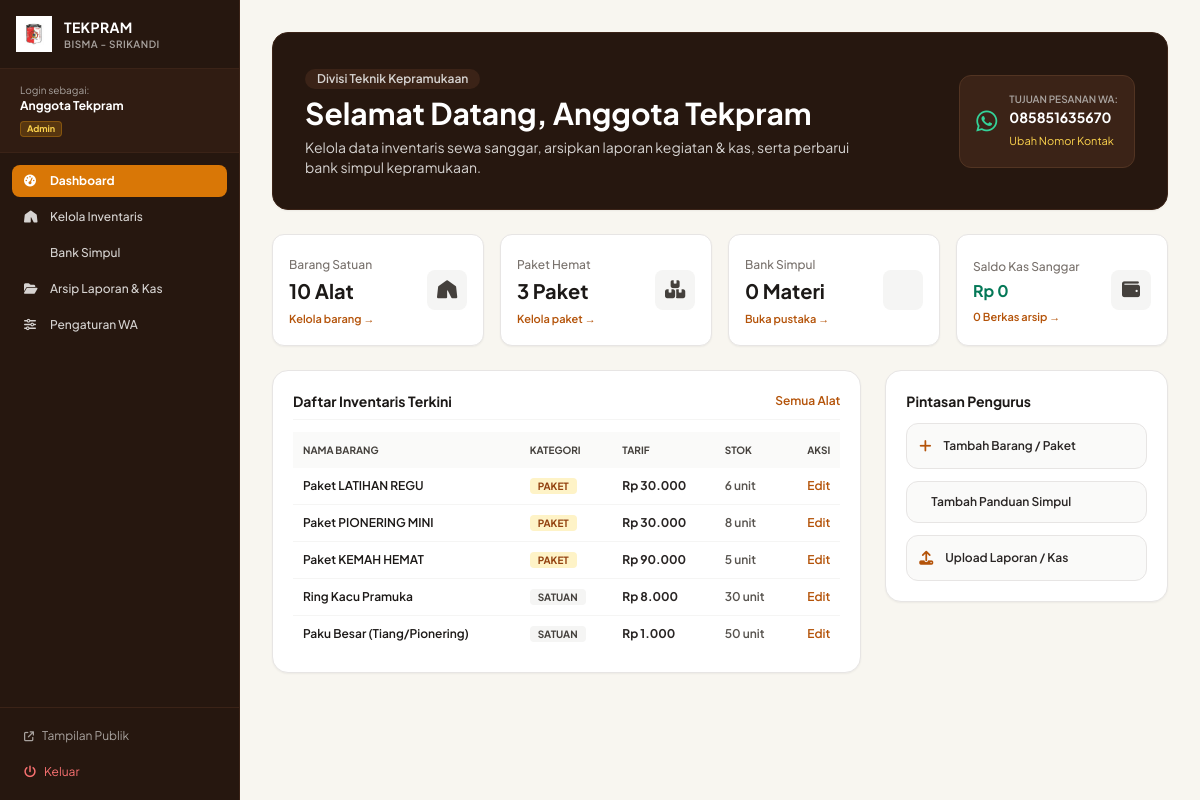
Page /admin/dashboard.php (signed in) on the committed database.
### tables this page shows
CREATE TABLE IF NOT EXISTS `settings` (
    `id` INT AUTO_INCREMENT PRIMARY KEY,
    `setting_key` VARCHAR(50) NOT NULL UNIQUE,
    `setting_value` TEXT NOT NULL
);

CREATE TABLE IF NOT EXISTS `inventory` (
    `id` INT AUTO_INCREMENT PRIMARY KEY,
    `nama_barang` VARCHAR(150) NOT NULL,
    `kategori` VARCHAR(20) NOT NULL,
    `jenis` VARCHAR(50) DEFAULT 'umum',
    `harga` INT NOT NULL,
    `satuan_durasi` VARCHAR(50) DEFAULT 'perhari',
    `durasi_hari` INT DEFAULT 1,
    `deskripsi` TEXT,
    `rincian_paket` TEXT NULL,
    `foto` VARCHAR(255) NULL,
    `stok` INT DEFAULT 10,
    `is_active` INT DEFAULT 1,
    `created_at` TIMESTAMP DEFAULT CURRENT_TIMESTAMP
);

### config/database.php (called while the page is built, shortened)
<?php
function get_setting($pdo, $key, $default = '') {
    $stmt = $pdo->prepare("SELECT setting_value FROM settings WHERE setting_key = ? LIMIT 1");
    $stmt->execute([$key]);
    $row = $stmt->fetch();
    return $row ? $row['setting_value'] : $default;
}
function format_rupiah($angka) {
    return 'Rp ' . number_format($angka, 0, ',', '.');
}

### admin/dashboard.php (the view, shortened to what this page needs)
<?php
require_once __DIR__ . '/admin_header.php';
$countInv = $pdo->query("SELECT COUNT(*) as cnt FROM inventory WHERE kategori = 'satuan'")->fetch()['cnt'];
$countPaket = $pdo->query("SELECT COUNT(*) as cnt FROM inventory WHERE kategori = 'paket'")->fetch()['cnt'];
$countTut = $pdo->query("SELECT COUNT(*) as cnt FROM tutorials")->fetch()['cnt'];
$countArc = $pdo->query("SELECT COUNT(*) as cnt FROM archives")->fetch()['cnt'];
$totalKas = $pdo->query("SELECT SUM(nominal_kas) as total FROM archives WHERE kategori = 'keuangan'")->fetch()['total'] ?? 0;
$wa_admin = get_setting($pdo, 'whatsapp_number', '085851635670');
$stmtLatestInv = $pdo->query("SELECT * FROM inventory ORDER BY id DESC LIMIT 5");
$latest_inv = $stmtLatestInv->fetchAll();
?>
<div class="space-y-6">
    <div class="bg-scout-900 rounded-2xl p-6 sm:p-8 text-white shadow-sm flex flex-col md:flex-row md:items-center justify-between gap-6 border border-scout-800">
        <div class="space-y-1.5">
            <span class="inline-flex items-center gap-1.5 px-3 py-0.5 rounded-full bg-scout-800 text-stone-300 text-xs font-semibold">
                Divisi Teknik Kepramukaan
            </span>
            <h1 class="font-bold text-2xl sm:text-3xl text-white">
                Selamat Datang, Anggota Tekpram
            </h1>
            <p class="text-xs sm:text-sm text-stone-300 max-w-xl leading-relaxed">
                Kelola data inventaris sewa sanggar, arsipkan laporan kegiatan & kas, serta perbarui bank simpul kepramukaan.
            </p>
        </div>
        <div class="bg-scout-800 p-4 rounded-xl border border-scout-700 flex items-center gap-3">
            <i class="fa-brands fa-whatsapp text-emerald-400 text-2xl"></i>
            <div>
                <div class="text-[10px] text-stone-400 uppercase font-semibold">Tujuan Pesanan WA:</div>
                <div class="font-bold text-white text-sm"><?= htmlspecialchars($wa_admin) ?></div>
                <a href="pengaturan.php" class="text-[11px] text-amber-300 hover:underline">Ubah Nomor Kontak</a>
            </div>
        </div>
    </div>
    <div class="grid grid-cols-1 sm:grid-cols-2 lg:grid-cols-4 gap-4">
        <div class="bg-white rounded-xl p-4 border border-stone-200 shadow-sm flex items-center justify-between">
            <div>
                <span class="text-xs text-stone-500 font-medium">Barang Satuan</span>
                <div class="font-bold text-xl text-stone-900 mt-0.5"><?= $countInv ?> Alat</div>
                <a href="inventaris.php" class="text-[11px] text-amber-700 font-semibold hover:underline">Kelola barang &rarr;</a>
            </div>
            <div class="w-10 h-10 rounded-lg bg-stone-100 text-stone-700 flex items-center justify-center text-lg">
                <i class="fa-solid fa-tent"></i>
            </div>
        </div>
        <div class="bg-white rounded-xl p-4 border border-stone-200 shadow-sm flex items-center justify-between">
            <div>
                <span class="text-xs text-stone-500 font-medium">Paket Hemat</span>
                <div class="font-bold text-xl text-stone-900 mt-0.5"><?= $countPaket ?> Paket</div>
                <a href="inventaris.php#paket" class="text-[11px] text-amber-700 font-semibold hover:underline">Kelola paket &rarr;</a>
            </div>
            <div class="w-10 h-10 rounded-lg bg-stone-100 text-stone-700 flex items-center justify-center text-lg">
                <i class="fa-solid fa-boxes-stacked"></i>
            </div>
        </div>
        <div class="bg-white rounded-xl p-4 border border-stone-200 shadow-sm flex items-center justify-between">
            <div>
                <span class="text-xs text-stone-500 font-medium">Bank Simpul</span>
                <div class="font-bold text-xl text-stone-900 mt-0.5"><?= $countTut ?> Materi</div>
                <a href="materi.php" class="text-[11px] text-amber-700 font-semibold hover:underline">Buka pustaka &rarr;</a>
            </div>
            <div class="w-10 h-10 rounded-lg bg-stone-100 text-stone-700 flex items-center justify-center text-lg">
            </div>
        </div>
        <div class="bg-white rounded-xl p-4 border border-stone-200 shadow-sm flex items-center justify-between">
            <div>
                <span class="text-xs text-stone-500 font-medium">Saldo Kas Sanggar</span>
                <div class="font-bold text-base text-emerald-700 mt-0.5"><?= format_rupiah($totalKas) ?></div>
                <a href="arsip.php" class="text-[11px] text-amber-700 font-semibold hover:underline"><?= $countArc ?> Berkas arsip &rarr;</a>
            </div>
            <div class="w-10 h-10 rounded-lg bg-stone-100 text-stone-700 flex items-center justify-center text-lg">
                <i class="fa-solid fa-wallet"></i>
            </div>
        </div>
    </div>
    <div class="grid grid-cols-1 lg:grid-cols-12 gap-6">
        <div class="lg:col-span-8 bg-white rounded-2xl border border-stone-200 shadow-sm p-5">
            <div class="flex items-center justify-between mb-3 border-b border-stone-100 pb-2">
                <h3 class="font-bold text-sm text-stone-900">Daftar Inventaris Terkini</h3>
                <a href="inventaris.php" class="text-xs font-semibold text-amber-700 hover:underline">Semua Alat</a>
            </div>
            <div class="overflow-x-auto">
                <table class="w-full text-left text-xs text-stone-600">
                    <thead class="bg-stone-50 text-stone-700 font-semibold uppercase text-[10px]">
                        <tr>
                            <th class="p-2.5">Nama Barang</th>
                            <th class="p-2.5">Kategori</th>
                            <th class="p-2.5">Tarif</th>
                            <th class="p-2.5">Stok</th>
                            <th class="p-2.5 text-right">Aksi</th>
                        </tr>
                    </thead>
                    <tbody class="divide-y divide-stone-100">
                        <?php foreach ($latest_inv as $item): ?>
                            <tr class="hover:bg-stone-50 transition">
                                <td class="p-2.5 font-semibold text-stone-900">
                                    <?= htmlspecialchars($item['nama_barang']) ?>
                                </td>
                                <td class="p-2.5">
                                    <span class="px-2 py-0.5 rounded text-[10px] font-bold uppercase <?= $item['kategori'] === 'paket' ? 'bg-amber-100 text-amber-800' : 'bg-stone-100 text-stone-700' ?>">
                                        <?= htmlspecialchars($item['kategori']) ?>
                                    </span>
                                </td>
                                <td class="p-2.5 font-bold text-stone-800">
                                    <?= format_rupiah($item['harga']) ?>
                                </td>
                                <td class="p-2.5 font-semibold"><?= $item['stok'] ?> unit</td>
                                <td class="p-2.5 text-right">
                                    <a href="inventaris.php?edit=<?= $item['id'] ?>" class="text-amber-700 font-semibold hover:underline">Edit</a>
                                </td>
                            </tr>
                        <?php endforeach; ?>
                    </tbody>
                </table>
            </div>
        </div>
        <div class="lg:col-span-4 space-y-3">
            <div class="bg-white rounded-2xl border border-stone-200 shadow-sm p-5 space-y-3">
                <h3 class="font-bold text-sm text-stone-900 mb-2">Pintasan Pengurus</h3>
                <a href="inventaris.php#form-tambah" class="flex items-center gap-3 p-3 rounded-xl bg-stone-50 hover:bg-stone-100 border border-stone-200 text-stone-800 transition">
                    <i class="fa-solid fa-plus text-amber-700 text-sm"></i>
                    <span class="text-xs font-semibold">Tambah Barang / Paket</span>
                </a>
                <a href="materi.php#form-tambah" class="flex items-center gap-3 p-3 rounded-xl bg-stone-50 hover:bg-stone-100 border border-stone-200 text-stone-800 transition">
                    <span class="text-xs font-semibold">Tambah Panduan Simpul</span>
                </a>
                <a href="arsip.php#form-upload" class="flex items-center gap-3 p-3 rounded-xl bg-stone-50 hover:bg-stone-100 border border-stone-200 text-stone-800 transition">
                    <i class="fa-solid fa-upload text-amber-700 text-sm"></i>
                    <span class="text-xs font-semibold">Upload Laporan / Kas</span>
                </a>
            </div>
        </div>
    </div>
</div>
<?php require_once __DIR__ . '/admin_footer.php'; ?>

### admin/admin_header.php (style rules this page uses)
body { font-family: 'Plus Jakarta Sans', sans-serif; background-color: #F8F6F0; }

### rows in the picture
settings: setting_value "085851635670"
inventory: nama_barang "Paket LATIHAN REGU", kategori "PAKET", harga "Rp 30.000", stok "6"
inventory: nama_barang "Paket PIONERING MINI", kategori "PAKET", harga "Rp 30.000", stok "8"
inventory: nama_barang "Paket KEMAH HEMAT", kategori "PAKET", harga "Rp 90.000", stok "5"
inventory: nama_barang "Ring Kacu Pramuka", kategori "SATUAN", harga "Rp 8.000", stok "30"
inventory: nama_barang "Paku Besar (Tiang/Pionering)", kategori "SATUAN", harga "Rp 1.000", stok "50"

### other values in the picture
$_SESSION['nama_lengkap'] "Anggota Tekpram"
$_SESSION['role'] "Admin"
$countInv "10"
$countPaket "3"
$countTut "0"
format_rupiah($totalKas) "Rp 0"
$countArc "0"
